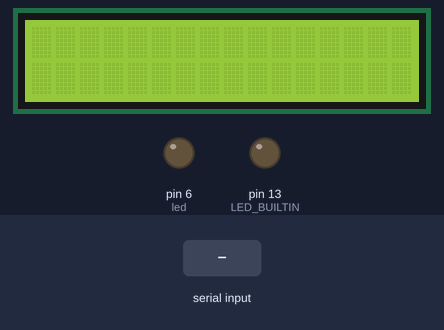
A sketch run on a simulated Arduino Uno, built with avr-gcc and run on an emulated ATmega328P. On the bench: 16×2 character LCD, output pins drawn as LEDs (lit = HIGH). The test bench sets the inputs (shaded band).

Above: at 1.2 s.
1.3 s: "Unknown\n" received over Serial
At 2.0 s:
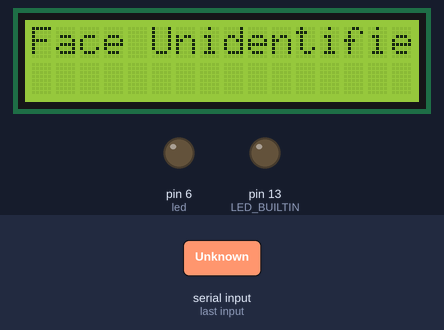
2.8 s: "1\n" received over Serial
At 4.0 s:
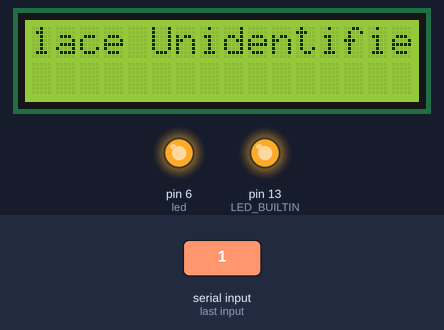
Timing chart, 0 to 5.8 s (numbered marks = the images above; inputs shaded):
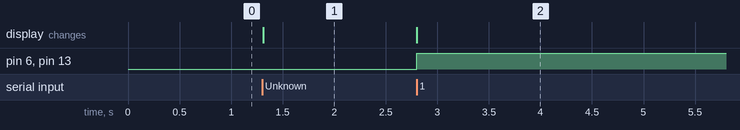

Measured:
- after the input at 1.3 s, the display: changes at once (image 1)
- after the input at 2.8 s, pin 6 (led), pin 13 (LED_BUILTIN): LOW → HIGH at once; the display: changes at once (image 2)

The sketch:

ard_chaser.ino
```cpp
#include <LiquidCrystal.h>

#define led 6

String data;

LiquidCrystal lcd(12, 11, 5, 4, 3, 2);

void setup()
{
  pinMode(led, OUTPUT);
  pinMode(LED_BUILTIN, OUTPUT);
  Serial.begin(9600);
  digitalWrite(led, LOW);
  digitalWrite(LED_BUILTIN, LOW);
  lcd.begin(16, 2);
  lcd.setCursor (0,0);
  lcd.print("                ");
  lcd.setCursor (0,1);
  lcd.print("                ");
}

void loop()
{
  while( Serial.available() )
  {
    data="Unknown";
    data = Serial.readStringUntil('\n');
    if(data=="Unknown")
    {
      lcd.setCursor (0,0);
      lcd.print("Face Unidentified  ");
      digitalWrite(led, LOW);
      digitalWrite(LED_BUILTIN, LOW);
    }
    else
    {
      lcd.setCursor (0,0);
      lcd.print(data);
      digitalWrite(led, HIGH);
      digitalWrite(LED_BUILTIN, HIGH);
    }
    data="";
  }
}
```
